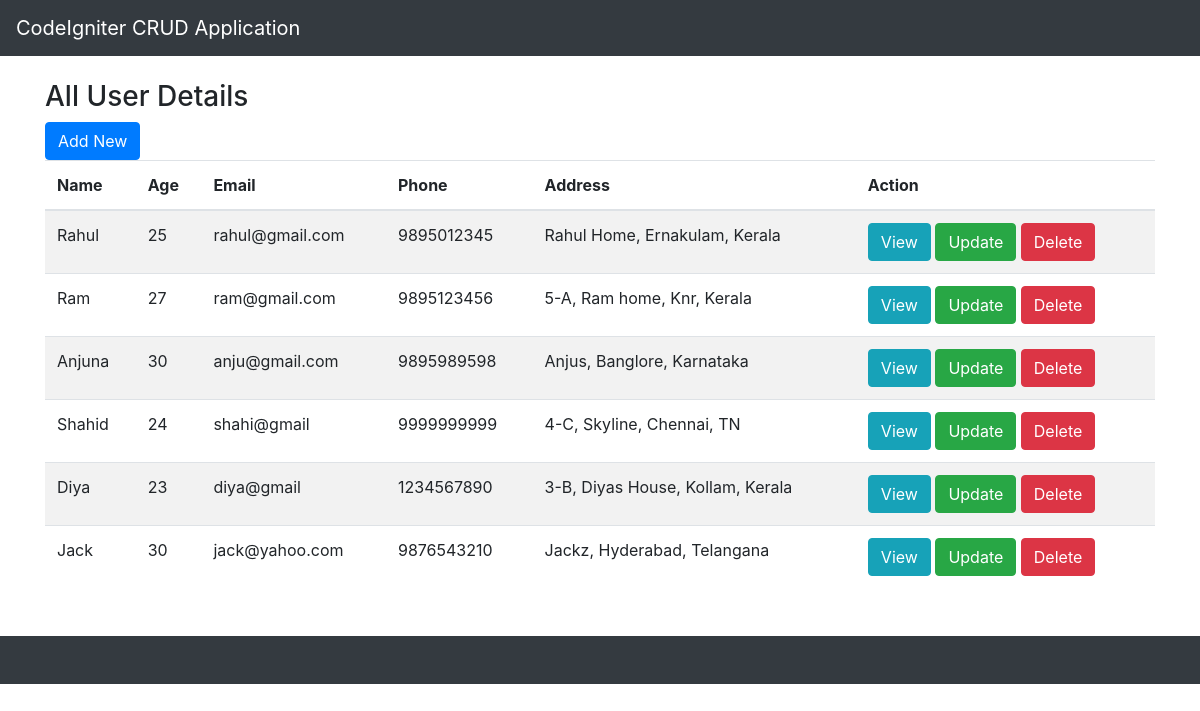
The page / on the database its author committed.
### tables this page shows
CREATE TABLE `users` (
  `id` int(100) NOT NULL,
  `name` varchar(50) NOT NULL,
  `age` varchar(20) NOT NULL,
  `email` varchar(50) NOT NULL,
  `phone` varchar(20) NOT NULL,
  `address` text NOT NULL
);

### application/controllers/Welcome.php (called while the page is built, shortened)
<?php
class Welcome extends CI_Controller {
	public function index()
	{
		$this->load->model('queries');
		$users = $this->queries->getUsers();
		$this->load->view('welcome_message', ['users'=>$users]);
	}
}

### index.php (called while the page is built, shortened)
<?php
require_once BASEPATH.'core/CodeIgniter.php';

### application/models/queries.php (called while the page is built, shortened)
<?php
    class queries extends CI_Model{
        public function getUsers(){
            $query = $this->db->get('users');
            if($query -> num_rows() > 0){
                return $query -> result();
            }
        }
    }
?>

### application/views/welcome_message.php (the view, shortened to what this page needs)
<?php include_once('header.php') ?>
	<div class="container">
		<h3>All User Details</h3>
		<?php echo anchor('welcome/create', 'Add New', ['class'=>'btn btn-primary']);?>
		<table class="table table-striped">
			<thead>
			<tr>
				<th>Name</th>
				<th>Age</th>
				<th>Email</th>
				<th>Phone</th>
				<th>Address</th>
				<th>Action</th>
			</tr>
			</thead>
			<tbody>
			<?php if(count($users)):
				foreach($users as $user):
			?>
			<tr>
				<td><?php echo $user->name; ?></td>
				<td><?php echo $user->age; ?></td>
				<td><?php echo $user->email; ?></td>
				<td><?php echo $user->phone; ?></td>
				<td><?php echo $user->address; ?></td>
				<td>
					<?php echo anchor("welcome/view/{$user->id}", 'View', ['class'=>'btn btn-info']);?>
					<?php echo anchor("welcome/update/{$user->id}", 'Update', ['class'=>'btn btn-success']);?>
					<?php echo anchor("welcome/delete/{$user->id}", 'Delete', ['class'=>'btn btn-danger']);?>
				</td>
			</tr>
			<?php endforeach; ?>
			<?php else: ?>
				<tr>
					<td>No records found!</td>
				</tr>
			<?php endif; ?>
			</tbody>
		</table>
	</div>
<?php include_once('footer.php') ?>

### application/views/header.php (shortened to what this page needs)
?><!DOCTYPE html>
<html lang="en">
<head>
	<link rel="stylesheet" type="text/css" href="<?php echo base_url('assets/css/bootstrap.min.css');?>">
</head>
<body>
	<nav class="navbar navbar-expand-sm bg-dark navbar-dark mb-4">
		<a class="navbar-brand" href="#">CodeIgniter CRUD Application</a>
	</nav>

### application/views/footer.php
    <nav class="navbar navbar-expand-sm bg-dark navbar-dark p-4 mt-5">
    </nav>
</body>
</html>

### rows shown on the page
users: name "Rahul", age "25", email "rahul@gmail.com", phone "9895012345", address "Rahul Home, Ernakulam, Kerala", id "View", id "Update", id "Delete"
users: name "Ram", age "27", email "ram@gmail.com", phone "9895123456", address "5-A, Ram home, Knr, Kerala", id "View", id "Update", id "Delete"
users: name "Anjuna", age "30", email "anju@gmail.com", phone "9895989598", address "Anjus, Banglore, Karnataka", id "View", id "Update", id "Delete"
users: name "Shahid", age "24", email "shahi@gmail", phone "9999999999", address "4-C, Skyline, Chennai, TN", id "View", id "Update", id "Delete"
users: name "Diya", age "23", email "diya@gmail", phone "1234567890", address "3-B, Diyas House, Kollam, Kerala", id "View", id "Update", id "Delete"
users: name "Jack", age "30", email "jack@yahoo.com", phone "9876543210", address "Jackz, Hyderabad, Telangana", id "View", id "Update", id "Delete"

### other values the page prints
anchor('welcome/create', 'Add New', ['class'=>'btn btn-primary']) "Add New"
